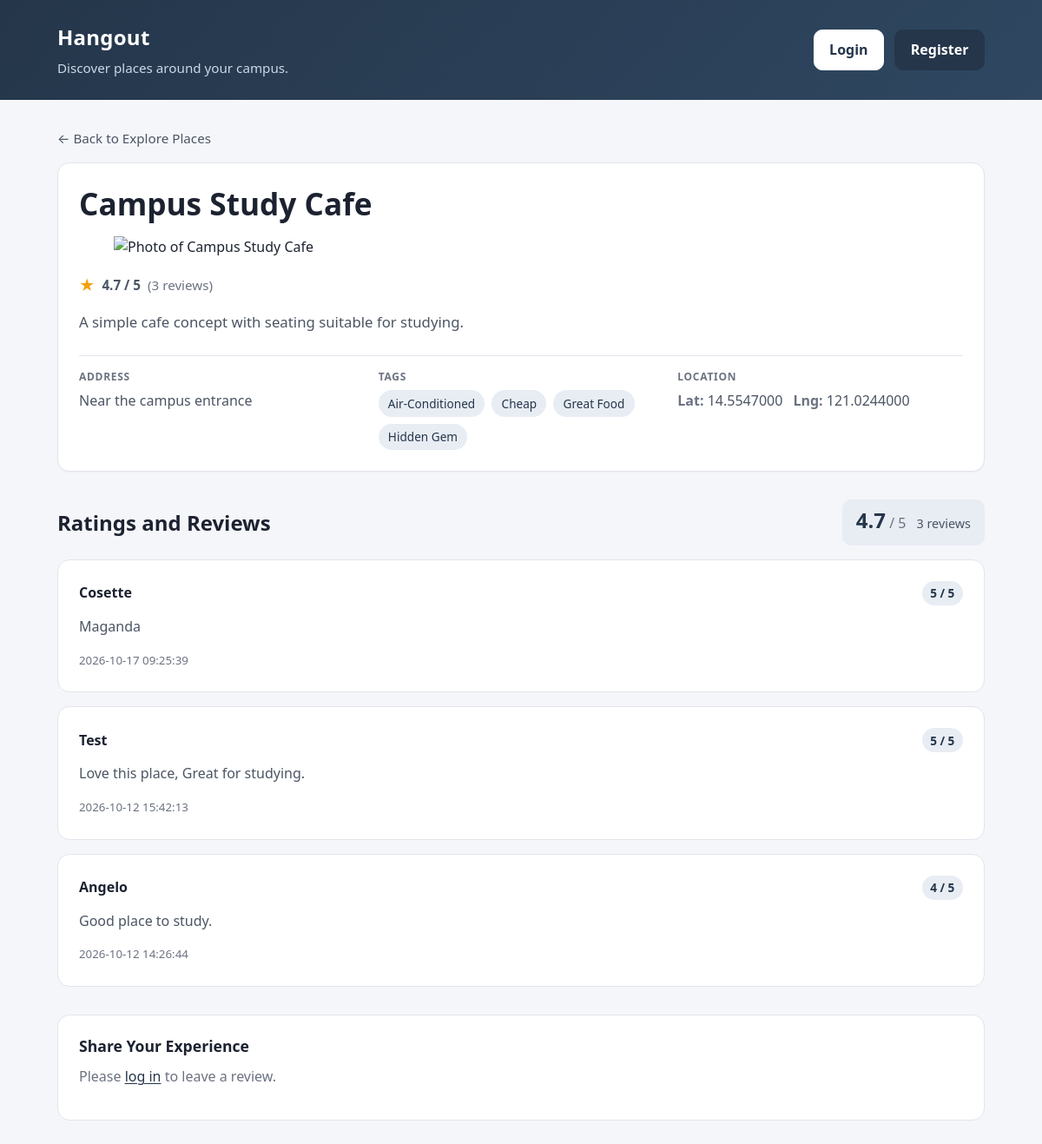
Screenshot of /place.php?id=1 with the database file from the repository.
### tables this page shows
CREATE TABLE `places` (
  `id` int(10) UNSIGNED NOT NULL,
  `name` varchar(150) NOT NULL,
  `description` text DEFAULT NULL,
  `image_url` varchar(500) DEFAULT NULL,
  `address` varchar(255) NOT NULL,
  `latitude` decimal(10,7) DEFAULT NULL,
  `longitude` decimal(10,7) DEFAULT NULL,
  `created_at` timestamp NOT NULL DEFAULT current_timestamp(),
  `updated_at` timestamp NOT NULL DEFAULT current_timestamp() ON UPDATE current_timestamp(),
  `is_active` tinyint(1) NOT NULL DEFAULT 1
);

CREATE TABLE `reviews` (
  `id` int(10) UNSIGNED NOT NULL,
  `user_id` int(10) UNSIGNED NOT NULL,
  `place_id` int(10) UNSIGNED NOT NULL,
  `rating` tinyint(3) UNSIGNED NOT NULL,
  `comment` text DEFAULT NULL,
  `created_at` timestamp NOT NULL DEFAULT current_timestamp(),
  `updated_at` timestamp NOT NULL DEFAULT current_timestamp() ON UPDATE current_timestamp(),
  `is_active` tinyint(1) NOT NULL DEFAULT 1
);

CREATE TABLE `users` (
  `id` int(10) UNSIGNED NOT NULL,
  `username` varchar(50) NOT NULL,
  `email` varchar(255) NOT NULL,
  `password_hash` varchar(255) NOT NULL,
  `role` enum('user','admin') NOT NULL DEFAULT 'user',
  `created_at` timestamp NOT NULL DEFAULT current_timestamp()
);

### app/models/Place.php (called while the page is built, shortened)
<?php
class Place
{
    private PDO $db;
    public function __construct(PDO $db)
    {
        $this->db = $db;
    }
    public function getById(
        int $id,
        bool $includeInactive = false
    ): ?array {
        $sql = "
            SELECT
                p.id,
                p.name,
                p.description,
                p.address,
                p.latitude,
                p.longitude,
                p.is_active,
                p.image_url,
                GROUP_CONCAT(
                    DISTINCT t.name
                    ORDER BY t.name
                    SEPARATOR ', '
                ) AS tags
            FROM places p
            LEFT JOIN place_tags pt ON p.id = pt.place_id
            LEFT JOIN tags t ON pt.tag_id = t.id
            WHERE p.id = :id
        ";
        if (!$includeInactive) {
            $sql .= " AND p.is_active = 1";
        }
        $sql .= "
            GROUP BY
                p.id,
                p.name,
                p.description,
                p.address,
                p.latitude,
                p.longitude,
                p.is_active,
                p.image_url
        ";
        $stmt = $this->db->prepare($sql);
        $stmt->execute(['id' => $id]);
        $place = $stmt->fetch();
        return $place ?: null;
    }
}

### app/models/Review.php (called while the page is built, shortened)
<?php
class Review
{
    private PDO $db;
    public function __construct(PDO $db)
    {
        $this->db = $db;
    }
    public function getByPlaceId(
        int $placeId,
        bool $includeInactive = false
    ): array {
        $sql = "
            SELECT
                r.id,
                r.user_id,
                r.place_id,
                r.rating,
                r.comment,
                r.created_at,
                r.is_active,
                u.username
            FROM reviews r
            INNER JOIN users u ON r.user_id = u.id
            WHERE r.place_id = :place_id
        ";
        if (!$includeInactive) {
            $sql .= " AND r.is_active = 1";
        }
        $sql .= " ORDER BY r.created_at DESC";
        $stmt = $this->db->prepare($sql);
        $stmt->execute(['place_id' => $placeId]);
        return $stmt->fetchAll();
    }
    public function getSummary(int $placeId): array
    {
        $sql = "
            SELECT
                COUNT(*) AS total_reviews,
                AVG(rating) AS average_rating
            FROM reviews
            WHERE place_id = :place_id
              AND is_active = 1
        ";
        $stmt = $this->db->prepare($sql);
        $stmt->execute(['place_id' => $placeId]);
        $summary = $stmt->fetch();
        return [
            'total_reviews' => (int) $summary['total_reviews'],
            'average_rating' => $summary['average_rating'] !== null
                ? (float) $summary['average_rating']
                : null
        ];
    }
}

### public/place.php (the view, shortened to what this page needs)
<?php
require_once __DIR__ . '/../app/config/database.php';
require_once __DIR__ . '/../app/models/Place.php';
require_once __DIR__ . '/../app/models/Review.php';
function escape(string $value): string
{
    return htmlspecialchars($value, ENT_QUOTES, 'UTF-8');
}
$id = filter_input(INPUT_GET, 'id', FILTER_VALIDATE_INT);
$placeModel = new Place($pdo);
$place = $placeModel->getById($id);
$reviewModel = new Review($pdo);
$reviews = $reviewModel->getByPlaceId($id);
$summary = $reviewModel->getSummary($id);
$userHasReviewed = false;
$tags = $place['tags'] !== null
    ? explode(', ', $place['tags'])
    : [];
$hasCoords = $place['latitude'] !== null && $place['longitude'] !== null;
$isLoggedIn = isset($_SESSION['user_id']);
?>
<!DOCTYPE html>
<html lang="en">
<head>
    <link rel="stylesheet" href="assets/css/style.css">
</head>
<body>
<header class="site-header">
    <div class="site-header__inner">
        <div class="brand">
            <a href="index.php" class="brand__name">Hangout</a>
            <p class="brand__tagline">Discover places around your campus.</p>
        </div>
        <nav class="auth-nav" aria-label="Account">
            <?php if ($isLoggedIn): ?>
                <span class="auth-nav__welcome">
                    Welcome, <?= escape((string) $_SESSION['username']) ?>
                </span>
            <?php else: ?>
                <a class="btn btn--ghost" href="login.php">Login</a>
                <a class="btn btn--solid" href="register.php">Register</a>
            <?php endif; ?>
        </nav>
    </div>
</header>
<main id="main" class="container">
    <nav class="breadcrumb" aria-label="Breadcrumb">
        <a href="index.php">← Back to Explore Places</a>
    </nav>
    <article class="place-detail" aria-labelledby="place-title">
        <header class="place-detail__header">
            <h1 id="place-title"><?= escape($place['name']) ?></h1>
            <?php if (!empty($place['image_url'])): ?>
                <figure class="place-detail__figure">
                    <img
                        src="<?= escape($place['image_url']) ?>"
                        alt="Photo of <?= escape($place['name']) ?>"
                        loading="lazy"
                    >
                </figure>
            <?php endif; ?>
            <?php if (!empty($summary['total_reviews']) && $summary['total_reviews'] > 0): ?>
                <p class="place-detail__rating">
                    <span class="rating-stars" aria-hidden="true">★</span>
                    <strong><?= number_format($summary['average_rating'], 1) ?> / 5</strong>
                    <span class="place-detail__rating-count">
                        (<?= (int) $summary['total_reviews'] ?>
                        <?= $summary['total_reviews'] === 1 ? 'review' : 'reviews' ?>)
                    </span>
                </p>
            <?php endif; ?>
        </header>
        <p class="place-detail__description">
            <?= nl2br(escape($place['description'] ?? 'No description available yet.')) ?>
        </p>
        <div class="place-detail__meta">
            <section class="detail-block" aria-labelledby="detail-address">
                <h2 id="detail-address" class="detail-block__label">Address</h2>
                <p><?= escape($place['address']) ?></p>
            </section>
            <section class="detail-block" aria-labelledby="detail-tags">
                <h2 id="detail-tags" class="detail-block__label">Tags</h2>
                <?php if (empty($tags)): ?>
                    <p class="text-muted">No tags available.</p>
                <?php else: ?>
                    <div class="tag-list">
                        <?php foreach ($tags as $tag): ?>
                            <span class="tag"><?= escape($tag) ?></span>
                        <?php endforeach; ?>
                    </div>
                <?php endif; ?>
            </section>
            <section class="detail-block" aria-labelledby="detail-coords">
                <h2 id="detail-coords" class="detail-block__label">Location</h2>
                <?php if ($hasCoords): ?>
                    <p class="coords">
                        <span><span class="coords__key">Lat:</span> <?= escape((string) $place['latitude']) ?></span>
                        <span><span class="coords__key">Lng:</span> <?= escape((string) $place['longitude']) ?></span>
                    </p>
                <?php else: ?>
                    <p class="text-muted">Location coordinates have not been added yet.</p>
                <?php endif; ?>
            </section>
        </div>
    </article>
    <section class="reviews-section" aria-labelledby="reviews-heading">
        <header class="reviews-section__header">
            <h2 id="reviews-heading">Ratings and Reviews</h2>
            <div class="review-summary">
                <?php if ($summary['total_reviews'] > 0): ?>
                    <p class="review-summary__score">
                        <span class="review-summary__avg"><?= number_format($summary['average_rating'], 1) ?></span>
                        <span class="review-summary__max">/ 5</span>
                    </p>
                    <p class="review-summary__count">
                        <?= (int) $summary['total_reviews'] ?>
                        <?= $summary['total_reviews'] === 1 ? 'review' : 'reviews' ?>
                    </p>
                <?php else: ?>
                    <p class="review-summary__score"><strong>No ratings yet</strong></p>
                    <p class="review-summary__count">Be the first to review this place.</p>
                <?php endif; ?>
            </div>
        </header>
        <?php if (empty($reviews)): ?>
            <div class="empty-state">
                <h3>No reviews yet</h3>
                <p>There are no comments for this place yet.</p>
            </div>
        <?php else: ?>
            <div class="reviews-list">
                <?php foreach ($reviews as $review): ?>
                    <article class="review-card">
                        <header class="review-card-header">
                            <strong class="review-card__author">
                                <?= escape($review['username']) ?>
                            </strong>
                            <span class="review-card__rating" aria-label="<?= (int) $review['rating'] ?> out of 5">
                                <?= (int) $review['rating'] ?> / 5
                            </span>
                        </header>
                        <?php if (
                            $review['comment'] !== null &&
                            trim($review['comment']) !== ''
                        ): ?>
                            <p class="review-card__comment">
                                <?= nl2br(escape($review['comment'])) ?>
                            </p>
                        <?php else: ?>
                            <p class="review-no-comment">No written comment.</p>
                        <?php endif; ?>
                        <footer class="review-card__footer">
                            <small><?= escape($review['created_at']) ?></small>
                        </footer>
                    </article>
                <?php endforeach; ?>
            </div>
        <?php endif; ?>
        <div class="review-form-section" id="review-form">
            <h3>Share Your Experience</h3>
            <?php if (!$isLoggedIn): ?>
                <p class="text-muted">
                    Please <a href="login.php">log in</a> to leave a review.
                </p>
            <?php elseif ($userHasReviewed): ?>
                <p class="text-muted">
                    You have already reviewed this place. Thanks for sharing!
                </p>
            <?php endif; ?>
        </div>
    </section>
</main>
</body>
</html>

### rows the page displays
places: name "Campus Study Cafe", description "A simple cafe concept with seating suitable for studying.", address "Near the campus entrance", latitude "14.5547000", longitude "121.0244000"
reviews: user.username "Cosette", rating "5", comment "Maganda", created_at "2026-10-17 09:25:39"
reviews: user.username "Test", rating "5", comment "Love this place, Great for studying.", created_at "2026-10-12 15:42:13"
reviews: user.username "Angelo", rating "4", comment "Good place to study.", created_at "2026-10-12 14:26:44"

### other values shown
$summary['average_rating'] "4.7"
$summary['total_reviews'] "3"
$tag "Air-Conditioned"
$tag "Cheap"
$tag "Great Food"
$tag "Hidden Gem"
